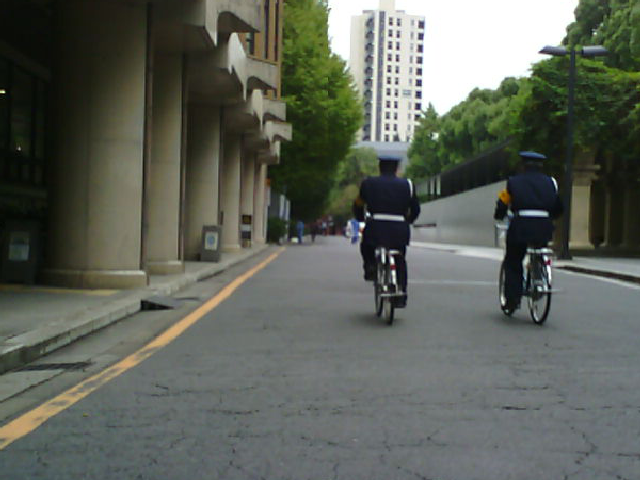
%> input picture Data/VIF/MSRS/vi/00537D.png, 640 x 480 px; its folder holds only this picture in this run
$ octave YCbCr2RGB_Main_Single.m   (GNU Octave 9; MATLAB toolbox functions it lacks are replaced by stand-ins)
%> lines starting %> are read from the running program, lines starting %| are printed output that depends on the picture
### Code/RGB2YCbCr.m
function [Y,Cb,Cr]=RGB2YCbCr(img_rgb)
	R=img_rgb(:,:,1);
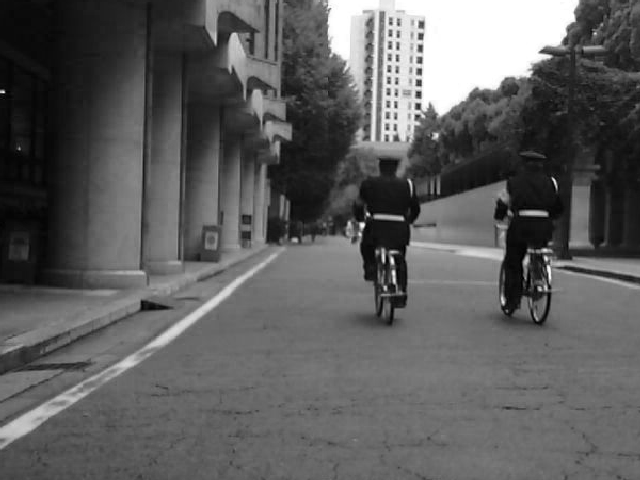
%> R: size 480x640 double; min 0, max 255, mean 93.6
	G=img_rgb(:,:,2);
	B=img_rgb(:,:,3);
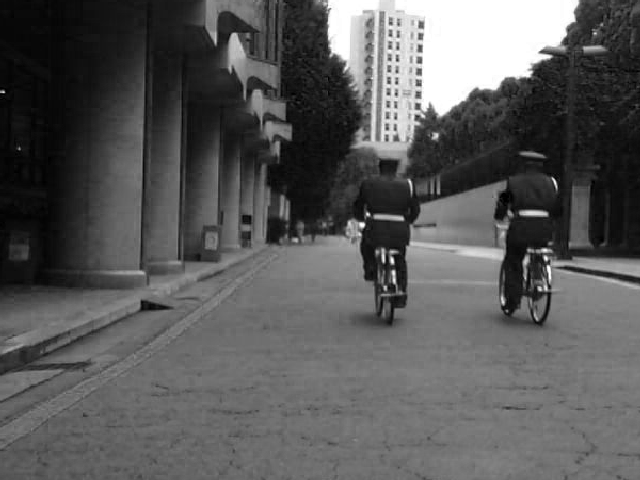
%> B: size 480x640 double; min 0, max 255, mean 89.2
	% rgbתihs
	Y   = 0.257*R+0.564*G+0.098*B+16;
	Cb = -0.148*R-0.291*G+0.439*B+128;
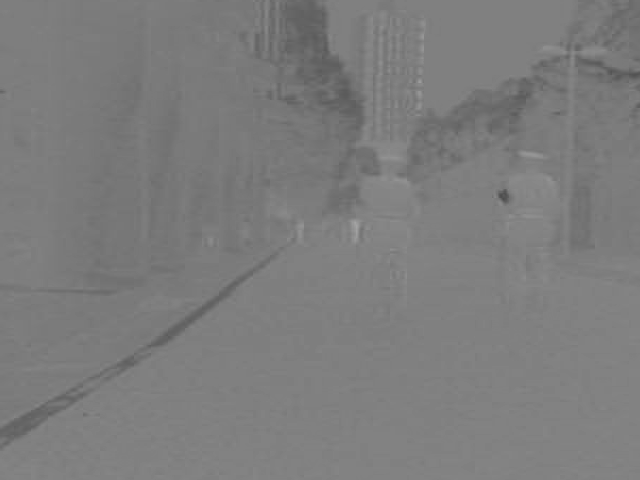
%> Cb: size 480x640 double; min 77.42, max 164.5, mean 124.8
	Cr  = 0.439*R-0.368*G-0.071*B+128;
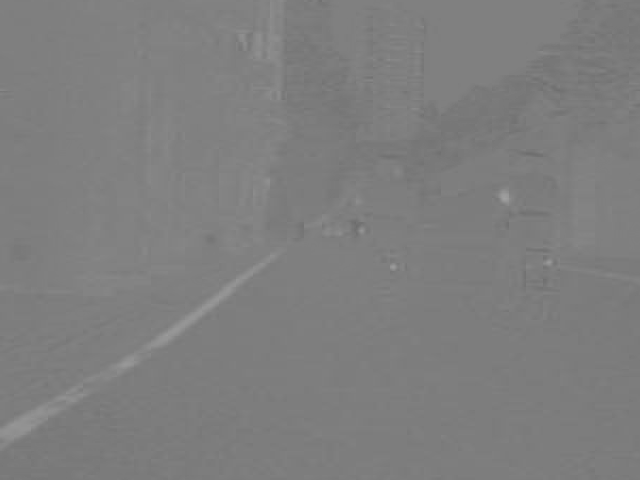
%> Cr: size 480x640 double; min 108.5, max 161.2, mean 126.6
end

### Code/YCbCr2RGB.m
function [image_RGB]=YCbCr2RGB(img_YCbCr)
    Y=img_YCbCr(:,:,1);
    Cb=img_YCbCr(:,:,2);
    Cr=img_YCbCr(:,:,3);
    % rgbתihs
    R = 1.164*(Y-16)+1.596*(Cr-128);
    G = 1.164*(Y-16)-0.392*(Cb-128)-0.813*(Cr-128);
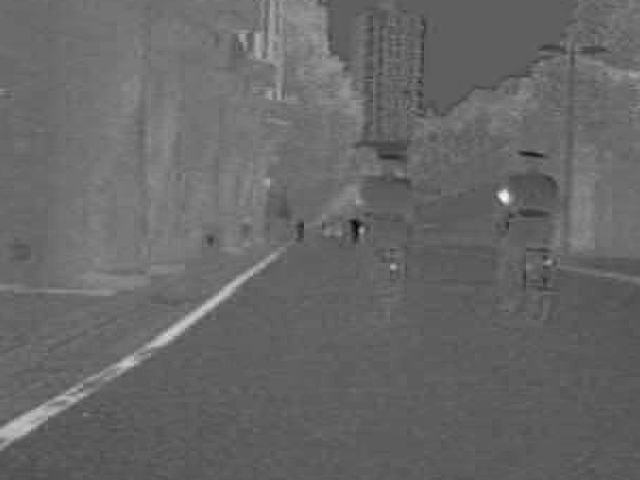
%> G: size 480x640 double; min 35.46, max 276.1, mean 133.5; drawn with min black and max white
    B = 1.164*(Y-16)+2.017*(Cb-128);
    image_RGB=cat(3,R,G,B);
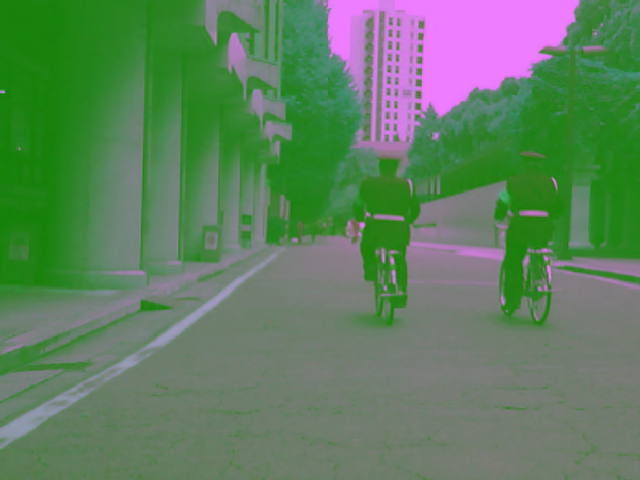
%> image_RGB: size 480x640x3 double; mean R, G, B 28.4, 133.5, 30.1; drawn with min black and max white
end

### Code/YCbCr2RGB_Main_Single.m
clc;
clear all;
A_dir = fullfile('..\Data\VIF\MSRS\vi'); % 包含所有源图像A的文件夹路径
Fused_dir = fullfile('..\Comparison\VIF\SwinFusion_MSRS_Y'); % 融合图像的Y通道的文件夹路径
save_dir = fullfile('..\Comparison\VIF\SwinFusion_MSRS'); % 彩色融合图像的文件夹路径
fileFolder=fullfile(A_dir);
dirOutput=dir(fullfile(fileFolder,'*.png'));
fileNames = {dirOutput.name};
[m, num] = size(fileNames);
if exist(save_dir,'dir')==0
	mkdir(save_dir);
end
for i = 1:num
    name_A = fullfile(A_dir, fileNames{i});
    name_fused = fullfile(Fused_dir, fileNames{i});
    save_name = fullfile(save_dir, fileNames{i});
    image_A = double(imread(name_A));
    I_result = double(imread(name_fused));
    [Y1,Cb1,Cr1]=RGB2YCbCr(image_A);
    I_final_YCbCr=cat(3,I_result,Cb1,Cr1);
    I_final_RGB=YCbCr2RGB(I_final_YCbCr);
    imwrite(uint8(I_final_RGB), save_name);
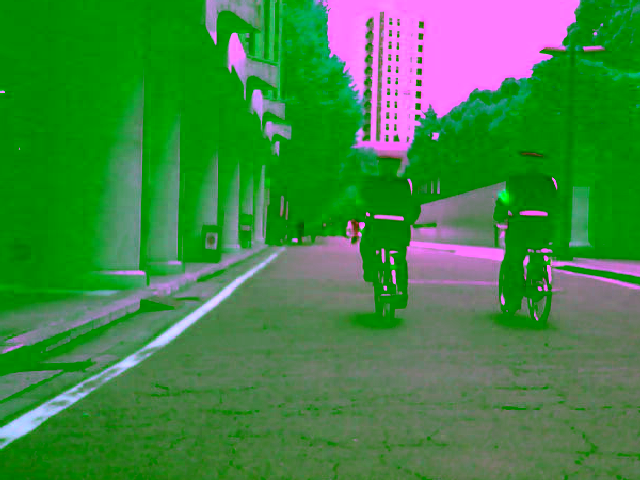
%> saved as 00537D.png: size 480x640x3 uint8; mean R, G, B 64.4, 133.5, 67.3
    disp(save_name);
end

$ run again, on Data/VIF/MSRS/vi/01023N.png
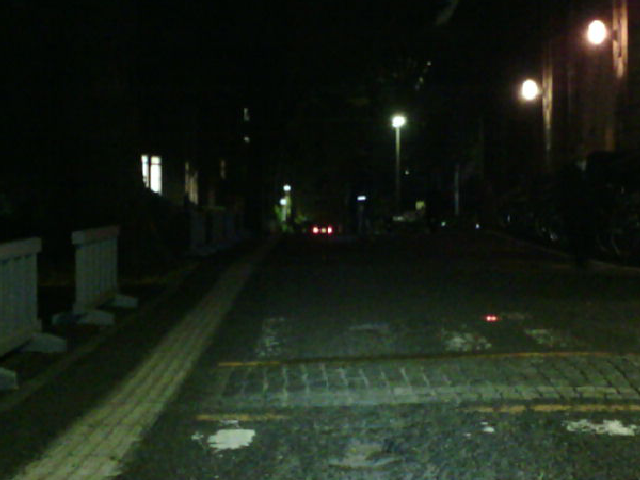
%> input picture Data/VIF/MSRS/vi/01023N.png, 640 x 480 px
%> in YCbCr2RGB, `image_RGB=cat(3,R,G,B);`:
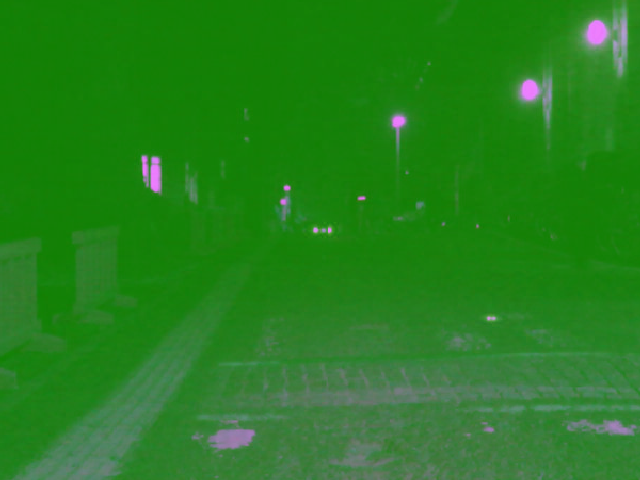
%> image_RGB: size 480x640x3 double; mean R, G, B -156.9, 134, -179.5; drawn with min black and max white
%> `imwrite(uint8(I_final_RGB), save_name);`:
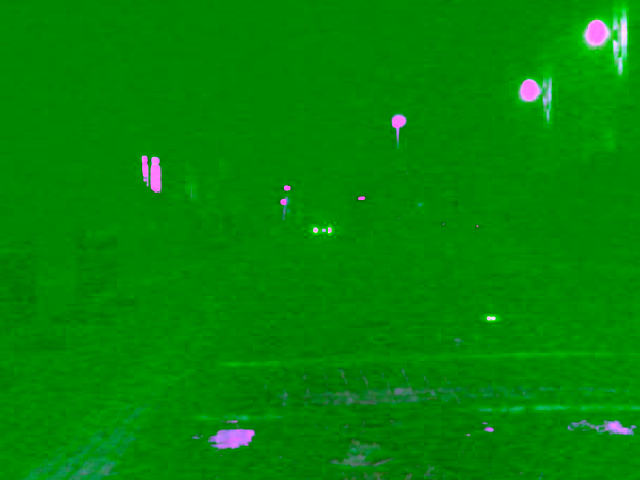
%> saved as 01023N.png: size 480x640x3 uint8; mean R, G, B 2.9, 134, 4.3

$ run again, on Data/VIF/MSRS/vi/00556D.png
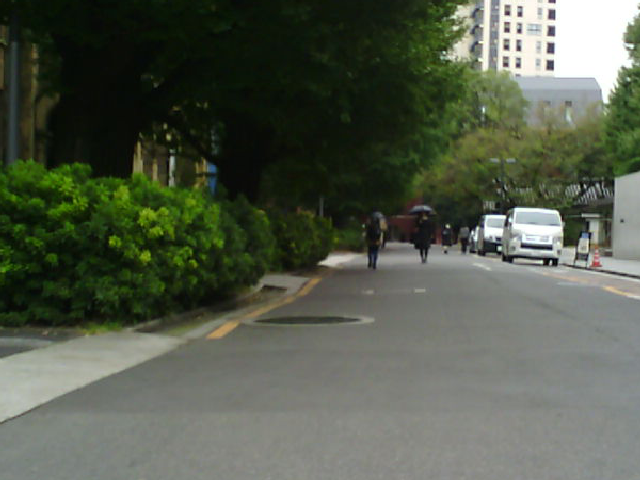
%> input picture Data/VIF/MSRS/vi/00556D.png, 640 x 480 px
%> in YCbCr2RGB, `image_RGB=cat(3,R,G,B);`:
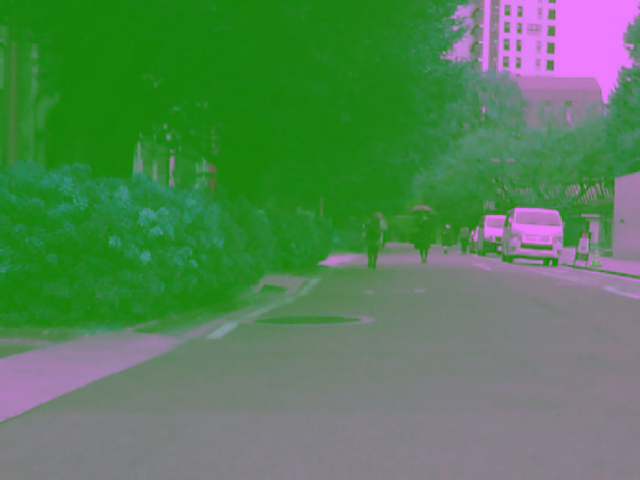
%> image_RGB: size 480x640x3 double; mean R, G, B -4.7, 136.2, 4.1; drawn with min black and max white
%> `imwrite(uint8(I_final_RGB), save_name);`:
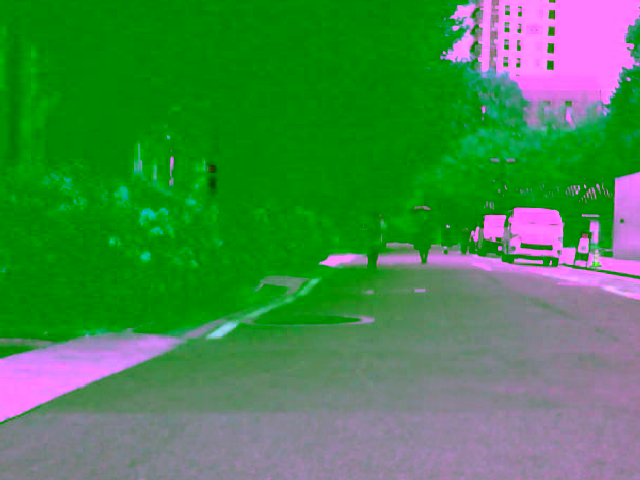
%> saved as 00556D.png: size 480x640x3 uint8; mean R, G, B 67.6, 136.2, 74.5
